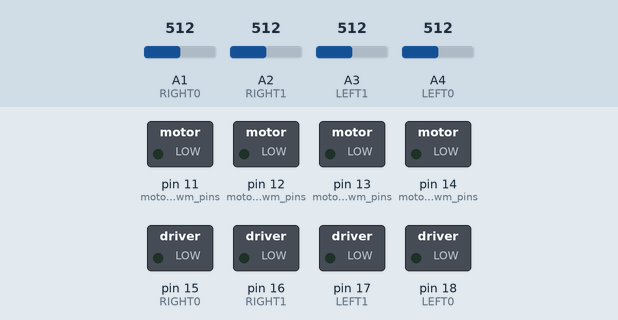
Simulated run of this sketch. Board: Arduino Uno, built with avr-gcc and run on an emulated ATmega328P. Shown: switched loads named in the sketch (green lamp = pin HIGH). The test bench sets the inputs (shaded band); at power-on: A2 (RIGHT1) = 512, A3 (LEFT1) = 512, A4 (LEFT0) = 512, A1 (RIGHT0) = 512. What the sketch prints to the serial monitor is not drawn.

Above: at 1.2 s.
1.3 s: A2 (RIGHT1) set to 417
2.8 s: A2 (RIGHT1) set to 389
At 3.1 s:
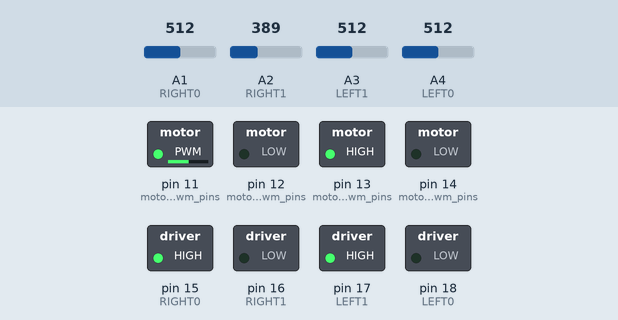
4.3 s: A3 (LEFT1) set to 419
7.3 s: A3 (LEFT1) set to 390
At 8.2 s:
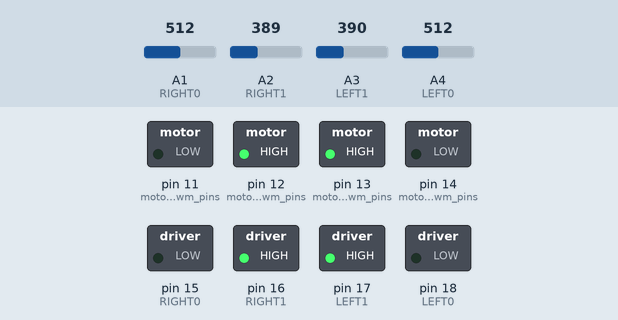
8.8 s: A4 (LEFT0) set to 416
11.8 s: A4 (LEFT0) set to 384
At 12.1 s:
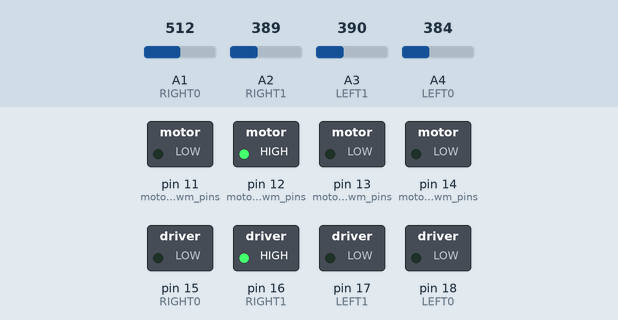
Timing chart, 0 to 14.3 s (numbered marks = the images above; inputs shaded):
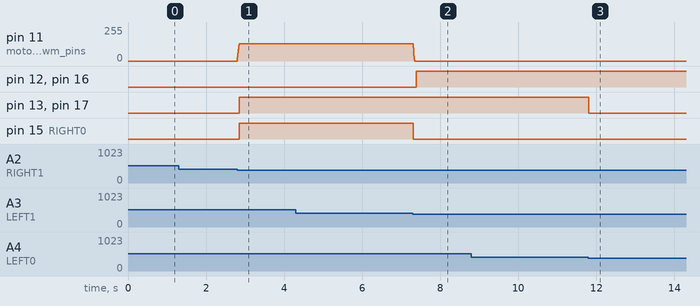

The sketch:

smoth_upload_followline.ino
```cpp
// 8 路电机控制，使用 -255 ~ +255 的有符号 PWM 模型
#define LINE_FOLLOW_BASE_SPEED 130
#define LIGHT_TURN_ADJUST 30  // 轻转调整（小偏差）
#define HARD_TURN_ADJUST 60   // 急转调整（大偏差）
#define LIGHT_TURN_SPEED_FAST (LINE_FOLLOW_BASE_SPEED + LIGHT_TURN_ADJUST)
#define LIGHT_TURN_SPEED_SLOW (LINE_FOLLOW_BASE_SPEED - LIGHT_TURN_ADJUST)
#define HARD_TURN_SPEED_FAST (LINE_FOLLOW_BASE_SPEED + HARD_TURN_ADJUST)
#define HARD_TURN_SPEED_SLOW (LINE_FOLLOW_BASE_SPEED - HARD_TURN_ADJUST)
#define SEARCH_ROTATE_SPEED (LINE_FOLLOW_BASE_SPEED - 20)

#define LEFT1 3
#define LEFT0 4
#define RIGHT0 1
#define RIGHT1 2

#define LF_MOTOR_FWD_PWM 12
#define LF_MOTOR_REV_PWM 11
#define RF_MOTOR_FWD_PWM 13
#define RF_MOTOR_REV_PWM 14
#define LR_MOTOR_FWD_PWM 16
#define LR_MOTOR_REV_PWM 15
#define RR_MOTOR_FWD_PWM 17
#define RR_MOTOR_REV_PWM 18

int towar_left_0 = 0;
int towar_right_0 = 0;
int towar_left_1 = 0;
int towar_right_1 = 0;

#define LINE_THRESHOLD 400

#define PWM_CHANNELS 4
#define PWM_STEP 30
#define PWM_INTERVAL 10  // ms

unsigned long lastUpdate = 0;
int current_pwm[PWM_CHANNELS] = { 0 };
int target_pwm[PWM_CHANNELS] = { 0 };

int motor_pwm_pins[PWM_CHANNELS][2] = {
  { LF_MOTOR_FWD_PWM, LF_MOTOR_REV_PWM },  // 前左
  { RF_MOTOR_FWD_PWM, RF_MOTOR_REV_PWM },  // 前右
  { LR_MOTOR_FWD_PWM, LR_MOTOR_REV_PWM },  // 后左
  { RR_MOTOR_FWD_PWM, RR_MOTOR_REV_PWM },  // 后右
};

void setup() {
  Serial.begin(115200);

  pinMode(LEFT0, INPUT);
  pinMode(RIGHT0, INPUT);
  pinMode(LEFT1, INPUT);
  pinMode(RIGHT1, INPUT);

  for (int i = 0; i < PWM_CHANNELS; i++) {
    pinMode(motor_pwm_pins[i][0], OUTPUT);
    pinMode(motor_pwm_pins[i][1], OUTPUT);
  }
}

void loop() {
  towar_left_1 = (analogRead(LEFT1) > LINE_THRESHOLD) ? 1 : 0;
  towar_left_0 = (analogRead(LEFT0) > LINE_THRESHOLD) ? 1 : 0;
  towar_right_0 = (analogRead(RIGHT0) > LINE_THRESHOLD) ? 1 : 0;
  towar_right_1 = (analogRead(RIGHT1) > LINE_THRESHOLD) ? 1 : 0;
  Serial.print("Sensors: L1=");
  Serial.print(towar_left_1);
  Serial.print(" L0=");
  Serial.print(towar_left_0);
  Serial.print(" R0=");
  Serial.print(towar_right_0);
  Serial.print(" R1=");
  Serial.println(towar_right_1);
  updateMotors();
  motor_func();
}


void motor_func() {

  if (towar_left_1 == 0 && towar_left_0 == 1 && towar_right_0 == 1 && towar_right_1 == 0) {  //前进
    setAllMotors(LINE_FOLLOW_BASE_SPEED);
  }

  else if (towar_left_1 == 0 && towar_left_0 == 0 && towar_right_0 == 1 && towar_right_1 == 0) {  //偏向左，向右转
    setMotor(0, LIGHT_TURN_SPEED_FAST);
    setMotor(1, LIGHT_TURN_SPEED_SLOW);
    setMotor(2, LIGHT_TURN_SPEED_FAST);
    setMotor(3, LIGHT_TURN_SPEED_SLOW);
  }

  else if (towar_left_1 == 0 && towar_left_0 == 1 && towar_right_0 == 0 && towar_right_1 == 0) {  //向右偏，向左转
    setMotor(0, LIGHT_TURN_SPEED_SLOW);
    setMotor(1, LIGHT_TURN_SPEED_FAST);
    setMotor(2, LIGHT_TURN_SPEED_SLOW);
    setMotor(3, LIGHT_TURN_SPEED_FAST);
  }

  else if (towar_left_1 == 1 && towar_left_0 == 0 && towar_right_0 == 0 && towar_right_1 == 0) {

    setMotor(0, -HARD_TURN_SPEED_SLOW);
    setMotor(1, HARD_TURN_SPEED_FAST);
    setMotor(2, -HARD_TURN_SPEED_SLOW);
    setMotor(3, HARD_TURN_SPEED_FAST);

  }

  else if (towar_left_1 == 0 && towar_left_0 == 0 && towar_right_0 == 0 && towar_right_1 == 1) {

    setMotor(0, HARD_TURN_SPEED_FAST);
    setMotor(1, -HARD_TURN_SPEED_SLOW);
    setMotor(2, HARD_TURN_SPEED_FAST);
    setMotor(3, -HARD_TURN_SPEED_SLOW);

  }

  else if (towar_left_1 == 1 && towar_left_0 == 1 && towar_right_0 == 1 && towar_right_1 == 0) {

    setMotor(0, -LINE_FOLLOW_BASE_SPEED);
    setMotor(1, LINE_FOLLOW_BASE_SPEED);
    setMotor(2, -LINE_FOLLOW_BASE_SPEED);
    setMotor(3, LINE_FOLLOW_BASE_SPEED);

  }

  else if (towar_left_1 == 0 && towar_left_0 == 1 && towar_right_0 == 1 && towar_right_1 == 1) {

    setMotor(0, LINE_FOLLOW_BASE_SPEED);
    setMotor(1, -LINE_FOLLOW_BASE_SPEED);
    setMotor(2, LINE_FOLLOW_BASE_SPEED);
    setMotor(3, -LINE_FOLLOW_BASE_SPEED);
  }
}


void updateMotors() {
  if (millis() - lastUpdate < PWM_INTERVAL) return;
  lastUpdate = millis();

  for (int i = 0; i < PWM_CHANNELS; i++) {
    if (target_pwm[i] == current_pwm[i]) continue;

    int diff = target_pwm[i] - current_pwm[i];
    if (abs(diff) <= PWM_STEP) {
      current_pwm[i] = target_pwm[i];
    } else {
      current_pwm[i] += (diff > 0 ? PWM_STEP : -PWM_STEP);
    }
    applyMotorPWM(i, current_pwm[i]);
  }
}

void applyMotorPWM(int channel, int value) {
  int pinA = motor_pwm_pins[channel][0];
  int pinB = motor_pwm_pins[channel][1];

  if (value > 0) {
    analogWrite(pinA, value);
    analogWrite(pinB, 0);
  } else if (value < 0) {
    analogWrite(pinA, 0);
    analogWrite(pinB, -value);
  } else {
    analogWrite(pinA, 0);
    analogWrite(pinB, 0);
  }
}

void setMotor(int channel, int pwm_value) {
  pwm_value = constrain(pwm_value, -255, 255);
  target_pwm[channel] = pwm_value;
}

void setAllMotors(int pwm_value) {
  for (int i = 0; i < PWM_CHANNELS; i++) {
    setMotor(i, pwm_value);
  }
}
```

Measured:
- the behaviour switches between 401 and 400 on A2 (RIGHT1) (found by bisection; images 0 and 1)
- the behaviour switches between 401 and 400 on A3 (LEFT1) (found by bisection; images 1 and 2)
- the behaviour switches between 401 and 400 on A4 (LEFT0) (found by bisection; images 2 and 3)
- after the input at 2.8 s, pin 11 (motor_pwm_pins): 0/255 → 130/255 at once; pin 13 (motor_pwm_pins), pin 15 (RIGHT0), pin 17 (LEFT1): LOW → HIGH after 0.05 s
- after the input at 7.3 s, pin 11 (motor_pwm_pins): 130/255 → 0/255 at once; pin 12 (motor_pwm_pins), pin 16 (RIGHT1): LOW → HIGH after 0.09 s; pin 15 (RIGHT0): HIGH → LOW at once
- after the input at 11.8 s, pin 13 (motor_pwm_pins), pin 17 (LEFT1): HIGH → LOW at once
